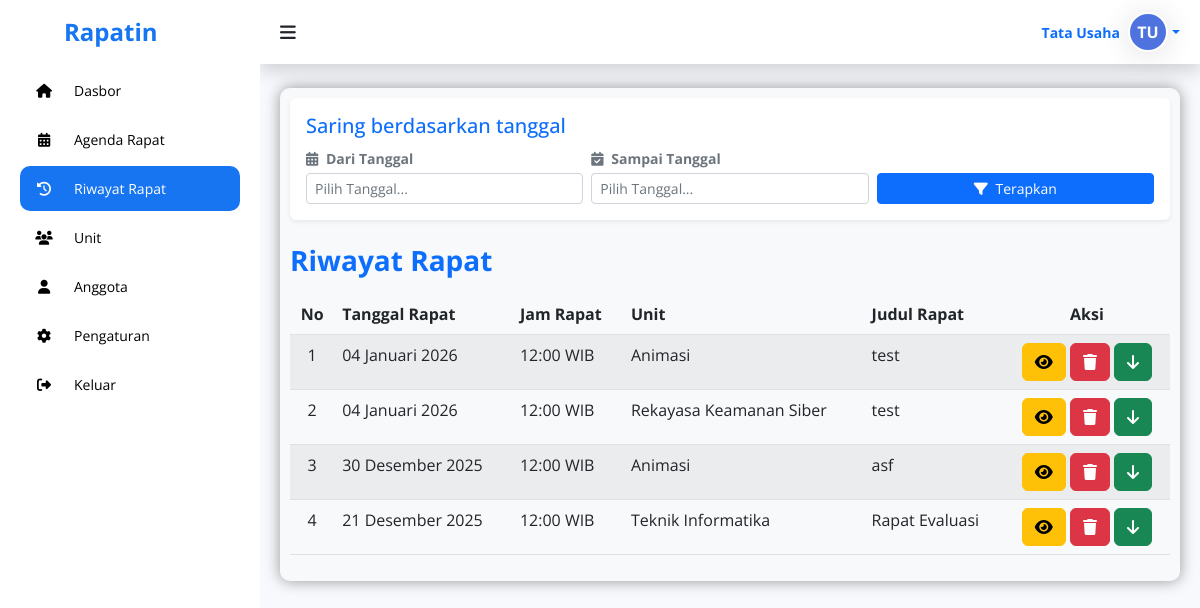
Page /admin/riwayat.php (signed in) on the committed database.
### tables this page shows
CREATE TABLE `users` (
  `id_user` int NOT NULL,
  `nim` varchar(20) NOT NULL,
  `nama_lengkap` varchar(255) NOT NULL,
  `email` varchar(255) NOT NULL,
  `password` varchar(255) NOT NULL,
  `role` enum('Ketua','Peserta','Admin') NOT NULL,
  `unit_id` int DEFAULT NULL,
  `profile_pic` varchar(255) DEFAULT NULL
);

CREATE TABLE `agenda_rapat` (
  `id_rapat` int NOT NULL,
  `tanggal_rapat` date NOT NULL,
  `jam_rapat` time NOT NULL,
  `judul_rapat` varchar(255) NOT NULL,
  `ruang_rapat` varchar(100) DEFAULT NULL,
  `keterangan` text,
  `notulen_file` varchar(255) DEFAULT NULL,
  `id_unit` int NOT NULL,
  `id_pembuat` int NOT NULL,
  `status` enum('aktif','dibatalkan') DEFAULT 'aktif'
);

CREATE TABLE `unit` (
  `id_unit` int NOT NULL,
  `nama_unit` varchar(255) NOT NULL
);

### admin/riwayat.php (the view, shortened to what this page needs)
<?php
include '../php/koneksi.php';
function tgl_indo($tanggal){
    $bulan = array (
        1 =>   'Januari', 'Februari', 'Maret', 'April', 'Mei', 'Juni',
        'Juli', 'Agustus', 'September', 'Oktober', 'November', 'Desember'
    );
    $pecahkan = explode('-', $tanggal);
    return $pecahkan[2] . ' ' . $bulan[ (int)$pecahkan[1] ] . ' ' . $pecahkan[0];
}
$id_user_login = $_SESSION['id_user'];
$sql_user_info = "SELECT nama_lengkap, profile_pic FROM users WHERE id_user = '$id_user_login'";
$q_user_info = mysqli_query($koneksi, $sql_user_info);
$d_user_info = mysqli_fetch_assoc($q_user_info);
$nama_user = $d_user_info['nama_lengkap'] ?? "Admin";
$foto_db   = $d_user_info['profile_pic'] ?? null;
$tampilkan_foto = false;
$words = explode(" ", $nama_user);
$initials = "";
if (count($words) >= 1) {
    $initials .= strtoupper(substr($words[0], 0, 1));
    if (count($words) > 1) {
        $initials .= strtoupper(substr(end($words), 0, 1));
    }
} else {
    $initials = "AD";
}
$list_riwayat = [];
$tgl_awal  = isset($_POST['tgl_awal']) ? $_POST['tgl_awal'] : null;
$tgl_akhir = isset($_POST['tgl_akhir']) ? $_POST['tgl_akhir'] : null;
$sql_read = "SELECT
                r.*,
                o.nama_unit,
                u.nama_lengkap as nama_pembuat
             FROM agenda_rapat r
             JOIN unit o ON r.id_unit = o.id_unit
             LEFT JOIN users u ON r.id_pembuat = u.id_user
             WHERE r.status = 'aktif'";
$sql_read .= " AND CONCAT(r.tanggal_rapat, ' ', r.jam_rapat) <= NOW()";
$sql_read .= " ORDER BY r.tanggal_rapat DESC, r.jam_rapat DESC";
$q_read = mysqli_query($koneksi, $sql_read);
while ($r_read = mysqli_fetch_assoc($q_read)) {
    $list_riwayat[] = $r_read;
}
?>
<!DOCTYPE html>
<html lang="en">
<head>
    <link rel="stylesheet" href="https://cdn.jsdelivr.net/npm/flatpickr/dist/flatpickr.min.css">
    <link rel="stylesheet" href="https://cdnjs.cloudflare.com/ajax/libs/font-awesome/6.4.0/css/all.min.css">
    <link rel="stylesheet" href="https://cdn.jsdelivr.net/npm/bootstrap@5.2.3/dist/css/bootstrap.min.css">
    <link rel="stylesheet" href="https://cdn.datatables.net/2.3.4/css/dataTables.bootstrap5.css">
    <link rel="stylesheet" href="https://unpkg.com/aos@next/dist/aos.css" />
    <link rel="stylesheet" href="../assets/admin.css">
</head>
<body>
    <section id="sidebar">
        <a href="../index.html" data-aos="fade-down" class="logo ps-3"><i class='ps-5'></i> Rapatin</a>
        <ul class="side-menu" data-aos="fade-right">
            <li><a href="dashboard.php"><i class="fa-solid fa-home icon"></i> Dasbor</a></li>
            <li><a href="agenda.php"><i class="fa-solid fa-calendar-days icon"></i> Agenda Rapat</a></li>
            <li><a href="riwayat.php" class="active"><i class="fa-solid fa-clock-rotate-left icon"></i> Riwayat Rapat</a></li>
            <li><a href="unit.php"><i class="fa-solid fa-users icon"></i> Unit</a></li>
            <li><a href="manage_user.php"><i class="fa-solid fa-user icon"></i> Anggota</a></li>
            <li><a href="pengaturan.php"><i class="fa-solid fa-gear icon"></i> Pengaturan</a></li>
            <li><a href="logout.php"><i class="fa-solid fa-right-from-bracket icon"></i> Keluar</a></li>
        </ul>
    </section>
    <section id="content">
		<nav class="atas mb-4 shadow">
            <i data-aos="fade-right" class='fa-solid fa-bars toggle-sidebar'></i>
            <div class="d-flex align-items-center" data-aos="fade-left">
                <div class="dropdown">
                    <a href="#" class="d-flex align-items-center text-decoration-none dropdown-toggle hide-arrow" id="profileDropdown" data-bs-toggle="dropdown" aria-expanded="false">
                        <span class="me-2 d-none d-lg-inline text-gray-600 small fw-bold">
                            <?php echo $nama_user; ?>
                        </span>
                        <?php if ($tampilkan_foto): ?>
                            <img src="../assets/img/profile/<?= $foto_db; ?>"
                                 alt="Profile"
                                 class="rounded-circle object-fit-cover shadow-sm"
                                 style="width: 40px; height: 40px;">
                        <?php else: ?>
                            <div class="img-profile-initials">
                                <?php echo $initials; ?>
                            </div>
                        <?php endif; ?>
                    </a>
                </div>
            </div>
        </nav>
        <main>
            <div data-aos="fade-down" class="rapat bg-light">
                <div class="card border-0 shadow-sm mb-4">
                    <div class="card-body p-3">
                        <h5 class="text-primary">Saring berdasarkan tanggal</h5>
                        <form action="" method="POST">
                            <div class="row align-items-end g-2">
                                <div class="col-md-4">
                                    <label class="form-label small fw-bold text-muted mb-1"><i class="fa-solid fa-calendar-days me-1"></i> Dari Tanggal</label>
                                    <input type="text" name="tgl_awal" class="form-control form-control-sm input-tanggal" value="<?php echo $tgl_awal; ?>" placeholder="Pilih Tanggal..." autocomplete="off">
                                </div>
                                <div class="col-md-4">
                                    <label class="form-label small fw-bold text-muted mb-1"><i class="fa-solid fa-calendar-check me-1"></i> Sampai Tanggal</label>
                                    <input type="text" name="tgl_akhir" class="form-control form-control-sm input-tanggal" value="<?php echo $tgl_akhir; ?>" placeholder="Pilih Tanggal..." autocomplete="off">
                                </div>
                                <div class="col-md-4 d-flex gap-2">
                                    <button type="submit" class="btn btn-primary btn-sm flex-grow-1">
                                        <i class="fa-solid fa-filter me-1"></i> Terapkan
                                    </button>
                                </div>
                            </div>
                        </form>
                    </div>
                </div>
                <div class="d-flex justify-content-between align-items-center mb-3 page-header-mobile">
                    <h2 class="text-primary fw-bold m-0 fs-3">Riwayat Rapat</h2>
                </div>
                <table id="tabel-rapat" class="table table-striped table-hover nowrap" style="width:100%">
                    <thead>
                        <tr>
                            <th class="text-center">No</th>
                            <th>Tanggal Rapat</th>
                            <th>Jam Rapat</th>
                            <th>Unit</th>
                            <th>Judul Rapat</th>
                            <th class="text-center">Aksi</th>
                        </tr>
                    </thead>
                    <tbody>
                        <?php $no = 1; foreach ($list_riwayat as $rapat) : ?>
                        <tr>
                            <td class="text-center"><?php echo $no++; ?></td>
                            <td><?php echo htmlspecialchars(tgl_indo($rapat['tanggal_rapat'])); ?></td>
                            <td><?php echo htmlspecialchars(date('H:i', strtotime($rapat['jam_rapat'])) . ' WIB'); ?></td>
                            <td><?php echo htmlspecialchars($rapat['nama_unit']); ?></td>
                            <td><?php echo htmlspecialchars($rapat['judul_rapat']); ?></td>
                            <td class="text-center">
                                <button type="button" class="btn btn-warning aksi view-rapat-btn" data-bs-toggle="modal" data-bs-target="#viewModal" data-id="<?php echo $rapat['id_rapat']; ?>"><i class="fa-solid fa-eye"></i></button>
                                <button type="button" class="btn btn-danger aksi" data-bs-toggle="modal" data-bs-target="#deletemodal" data-id="<?php echo $rapat['id_rapat']; ?>"><i class="fa-solid fa-trash"></i></i></button>
                                <button type="button" class="btn btn-success aksi print-rapat-detail-btn" title="Download Detail Rapat PDF" data-id="<?php echo $rapat['id_rapat']; ?>"><i class="fa-solid fa-arrow-down"></i></button>
                            </td>
                        </tr>
                        <?php endforeach; ?>
                    </tbody>
                </table>
            </div>
        </main>
    </section>
</body>
</html>

### assets/admin.css (style rules this page uses)
* { font-family: 'Open Sans', sans-serif; margin: 0; padding: 0; box-sizing: border-box; }
:root { --abu: #f8f9fc; --putih: #fff; --hitam: #000; --biru: #1775F1; --merah: #b23b3b; }
html { overflow-x: hidden; }
body { background: var(--abu); overflow-x: hidden; }
main { width: 100%; padding: 84px 20px 20px 20px; }
a { text-decoration: none; }
li { list-style: none; }
#sidebar { position: fixed; max-width: 260px; width: 100%; background: var(--putih); top: 0; left: 0; height: 100%; overflow-y: auto; scrollbar-width: none; transition: all .3s ease; z-index: 1002; }
#sidebar .logo { font-size: 24px; display: flex; align-items: center; height: 64px; font-weight: 700; color: var(--biru); position: sticky; top: 0; left: 0; z-index: 100; background: var(--putih); transition: all .3s ease; padding: 0 6px; }
#sidebar .icon { min-width: 48px; display: flex; justify-content: center; align-items: center; margin-right: 6px; }
#sidebar .side-menu { padding: 0 20px; transition: all .3s ease; }
#sidebar .side-menu a { display: flex; align-items: center; font-size: 14px; color: var(--hitam); padding: 12px 16px 12px 0; transition: all .3s ease; border-radius: 10px; margin: 4px 0; white-space: nowrap; }
#sidebar .side-menu > li > a.active, #sidebar .side-menu > li > a.active:hover { background: var(--biru); color: var(--putih); }
#content { position: relative; width: calc(100% - 260px); left: 260px; transition: all .3s ease; padding-top: 64px; }
.img-profile-initials { width: 40px; height: 40px; background-color: #4e73df; color: white; border-radius: 50%; display: flex; align-items: center; justify-content: center; font-weight: bold; font-size: 16px; border: 2px solid #fff; box-shadow: 0 0.15rem 1.75rem 0 rgba(58, 59, 69, 0.15); }
nav.atas { display: flex; justify-content: space-between; align-items: center; }
.atas { background: var(--putih); height: 64px; padding: 0 20px; display: flex; align-items: center; grid-gap: 28px; position: fixed; top: 0; right: 0; width: calc(100% - 260px); z-index: 1000; transition: all .3s ease; }
nav .toggle-sidebar { font-size: 18px; cursor: pointer; position: relative; z-index: 1001; }
main { width: 100%; padding: 24px 20px 20px 20px; }
main .rapat { box-shadow: 0 0 15px 0 rgba(0, 0, 0, 0.4); border-radius: 10px; padding: 10px; }

### rows in the picture
users: nama_lengkap "Tata Usaha", nama_lengkap "TU"
agenda_rapat: tanggal_rapat "04 Januari 2026", jam_rapat "12:00 WIB", id_unit.nama_unit "Animasi", judul_rapat "test"
agenda_rapat: tanggal_rapat "04 Januari 2026", jam_rapat "12:00 WIB", id_unit.nama_unit "Rekayasa Keamanan Siber", judul_rapat "test"
agenda_rapat: tanggal_rapat "30 Desember 2025", jam_rapat "12:00 WIB", id_unit.nama_unit "Animasi", judul_rapat "asf"
agenda_rapat: tanggal_rapat "21 Desember 2025", jam_rapat "12:00 WIB", id_unit.nama_unit "Teknik Informatika", judul_rapat "Rapat Evaluasi"
